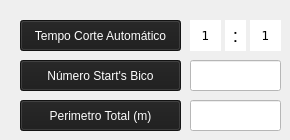
   <widget class="QWidget" name="Dados_maquina">
    <widget class="QHmiEdit" name="qHmiEdit_16">
     <property name="geometry">
      <rect>
       <x>190</x>
       <y>60</y>
       <width>91</width>
       <height>31</height>
      </rect>
     </property>
     <property name="font">
      <font>
       <family>DejaVu Sans</family>
       <pointsize>11</pointsize>
      </font>
     </property>
     <property name="styleSheet">
      <string notr="true">background-color: rgb(255, 255, 255);
color: rgb(0, 0, 0);</string>
     </property>
     <property name="text">
      <string/>
     </property>
     <property name="alignment">
      <set>Qt::AlignCenter</set>
     </property>
     <property name="fieldName">
      <cstring>RES1__POU_FAST_CNC.ACUMULADOR_BICO</cstring>
     </property>
     <property name="decimalCount">
      <cstring>0</cstring>
     </property>
     <property name="Min value" stdset="0">
      <cstring></cstring>
     </property>
     <property name="Max value" stdset="0">
      <cstring></cstring>
     </property>
     <property name="PasswordLevel" stdset="0">
      <number>0</number>
     </property>
     <property name="Hide" stdset="0">
      <bool>false</bool>
     </property>
    </widget>
    <widget class="QHmiButton" name="QHmiButton_8">
     <property name="geometry">
      <rect>
       <x>20</x>
       <y>20</y>
       <width>161</width>
       <height>31</height>
      </rect>
     </property>
     <property name="font">
      <font>
       <family>MS Shell Dlg 2</family>
       <pointsize>9</pointsize>
       <weight>50</weight>
       <italic>false</italic>
       <bold>false</bold>
      </font>
     </property>
     <property name="styleSheet">
      <string notr="true">color: rgb(255, 255, 255);
background-color: rgb(27, 27, 27);
font: 9pt &quot;MS Shell Dlg 2&quot;;</string>
     </property>
     <property name="text">
      <string>Tempo Corte Automático</string>
     </property>
     <property name="popupMode">
      <enum>QToolButton::DelayedPopup</enum>
     </property>
     <property name="toolButtonStyle">
      <enum>Qt::ToolButtonFollowStyle</enum>
     </property>
     <property name="fieldName">
      <cstring>RES1__POU_FAST_CNC.BT_RESET_TEMPO</cstring>
     </property>
     <property name="confirmMessage">
      <cstring>Deseja Reiniciar Tempo?</cstring>
     </property>
     <property name="reset_when_unfocus" stdset="0">
      <bool>true</bool>
     </property>
     <property name="PasswordLevel" stdset="0">
      <number>0</number>
     </property>
     <property name="Hide" stdset="0">
      <bool>false</bool>
     </property>
     <property name="Align left" stdset="0">
      <bool>true</bool>
     </property>
    </widget>
    <widget class="QHmiButton" name="QHmiButton_18">
     <property name="geometry">
      <rect>
       <x>20</x>
       <y>60</y>
       <width>161</width>
       <height>31</height>
      </rect>
     </property>
     <property name="layoutDirection">
      <enum>Qt::LeftToRight</enum>
     </property>
     <property name="styleSheet">
      <string notr="true">color: rgb(255, 255, 255);
background-color: rgb(27, 27, 27);
font: 9pt &quot;MS Shell Dlg 2&quot;;</string>
     </property>
     <property name="text">
      <string>Número Start's Bico</string>
     </property>
     <property name="toolButtonStyle">
      <enum>Qt::ToolButtonFollowStyle</enum>
     </property>
     <property name="autoRaise">
      <bool>false</bool>
     </property>
     <property name="fieldName">
      <cstring>RES1__POU_FAST_CNC.BT_RESET_BICO</cstring>
     </property>
     <property name="confirmMessage">
      <cstring>Deseja Reiniciar Contagem?</cstring>
     </property>
     <property name="reset_when_unfocus" stdset="0">
      <bool>true</bool>
     </property>
     <property name="PasswordLevel" stdset="0">
      <number>0</number>
     </property>
     <property name="Hide" stdset="0">
      <bool>false</bool>
     </property>
     <property name="Align left" stdset="0">
      <bool>true</bool>
     </property>
    </widget>
    <widget class="QHmiEdit" name="qHmiEdit_18">
     <property name="geometry">
      <rect>
       <x>190</x>
       <y>100</y>
       <width>91</width>
       <height>31</height>
      </rect>
     </property>
     <property name="font">
      <font>
       <pointsize>11</pointsize>
      </font>
     </property>
     <property name="styleSheet">
      <string notr="true">background-color: rgb(255, 255, 255);
color: rgb(0, 0, 0);</string>
     </property>
     <property name="alignment">
      <set>Qt::AlignCenter</set>
     </property>
     <property name="fieldName">
      <cstring>CONF1_G_R_IHM_PMT</cstring>
     </property>
     <property name="decimalCount">
      <cstring>1</cstring>
     </property>
     <property name="PasswordLevel" stdset="0">
      <number>0</number>
     </property>
     <property name="Hide" stdset="0">
      <bool>true</bool>
     </property>
     <property name="Min value" stdset="0">
      <cstring></cstring>
     </property>
     <property name="Max value" stdset="0">
      <cstring></cstring>
     </property>
    </widget>
    <widget class="QHmiButton" name="QHmiButton_21">
     <property name="geometry">
      <rect>
       <x>20</x>
       <y>100</y>
       <width>161</width>
       <height>31</height>
      </rect>
     </property>
     <property name="layoutDirection">
      <enum>Qt::LeftToRight</enum>
     </property>
     <property name="styleSheet">
      <string notr="true">color: rgb(255, 255, 255);
background-color: rgb(27, 27, 27);
font: 9pt &quot;MS Shell Dlg 2&quot;;</string>
     </property>
     <property name="text">
      <string>Perimetro Total (m)</string>
     </property>
     <property name="toolButtonStyle">
      <enum>Qt::ToolButtonFollowStyle</enum>
     </property>
     <property name="autoRaise">
      <bool>false</bool>
     </property>
     <property name="fieldName">
      <cstring>CONF1_G_B_RESET_PERIMETRO</cstring>
     </property>
     <property name="confirmMessage">
      <cstring>Deseja Zerar Valores?</cstring>
     </property>
     <property name="reset_when_unfocus" stdset="0">
      <bool>true</bool>
     </property>
     <property name="PasswordLevel" stdset="0">
      <number>0</number>
     </property>
     <property name="Hide" stdset="0">
      <bool>false</bool>
     </property>
     <property name="Align left" stdset="0">
      <bool>true</bool>
     </property>
    </widget>
    <widget class="QHmiLabel" name="qHmiLabel_9">
     <property name="geometry">
      <rect>
       <x>190</x>
       <y>20</y>
       <width>31</width>
       <height>31</height>
      </rect>
     </property>
     <property name="font">
      <font>
       <family>DejaVu Sans</family>
       <pointsize>9</pointsize>
       <weight>50</weight>
       <italic>false</italic>
       <bold>false</bold>
      </font>
     </property>
     <property name="styleSheet">
      <string notr="true">font: 9pt &quot;DejaVu Sans&quot;;
color: rgb(0, 0, 0);
background-color: rgb(255, 255, 255);</string>
     </property>
     <property name="text">
      <string>1</string>
     </property>
     <property name="alignment">
      <set>Qt::AlignCenter</set>
     </property>
     <property name="fieldName">
      <cstring>RES1__POU_FAST_CNC.HORAS</cstring>
     </property>
     <property name="fieldValue">
      <cstring>1</cstring>
     </property>
     <property name="decimalCount">
      <cstring>0</cstring>
     </property>
     <property name="PasswordLevel" stdset="0">
      <number>0</number>
     </property>
     <property name="Hide" stdset="0">
      <bool>true</bool>
     </property>
    </widget>
    <widget class="QHmiLabel" name="qHmiLabel_17">
     <property name="geometry">
      <rect>
       <x>250</x>
       <y>20</y>
       <width>31</width>
       <height>31</height>
      </rect>
     </property>
     <property name="font">
      <font>
       <family>DejaVu Sans</family>
       <pointsize>9</pointsize>
       <weight>50</weight>
       <italic>false</italic>
       <bold>false</bold>
      </font>
     </property>
     <property name="styleSheet">
      <string notr="true">font: 9pt &quot;DejaVu Sans&quot;;
color: rgb(0, 0, 0);
background-color: rgb(255, 255, 255);</string>
     </property>
     <property name="text">
      <string>1</string>
     </property>
     <property name="alignment">
      <set>Qt::AlignCenter</set>
     </property>
     <property name="fieldName">
      <cstring>RES1__POU_FAST_CNC.MINUTO</cstring>
     </property>
     <property name="fieldValue">
      <cstring>1</cstring>
     </property>
     <property name="decimalCount">
      <cstring>0</cstring>
     </property>
     <property name="PasswordLevel" stdset="0">
      <number>0</number>
     </property>
     <property name="Hide" stdset="0">
      <bool>true</bool>
     </property>
    </widget>
    <widget class="QLabel" name="label_17">
     <property name="geometry">
      <rect>
       <x>225</x>
       <y>20</y>
       <width>21</width>
       <height>31</height>
      </rect>
     </property>
     <property name="font">
      <font>
       <pointsize>14</pointsize>
      </font>
     </property>
     <property name="styleSheet">
      <string notr="true">color: rgb(0, 0, 0);
background-color: rgb(255, 255, 255);</string>
     </property>
     <property name="text">
      <string>:</string>
     </property>
     <property name="alignment">
      <set>Qt::AlignCenter</set>
     </property>
     <property name="PasswordLevel" stdset="0">
      <number>0</number>
     </property>
     <property name="Hide" stdset="0">
      <bool>true</bool>
     </property>
    </widget>
   </widget>
